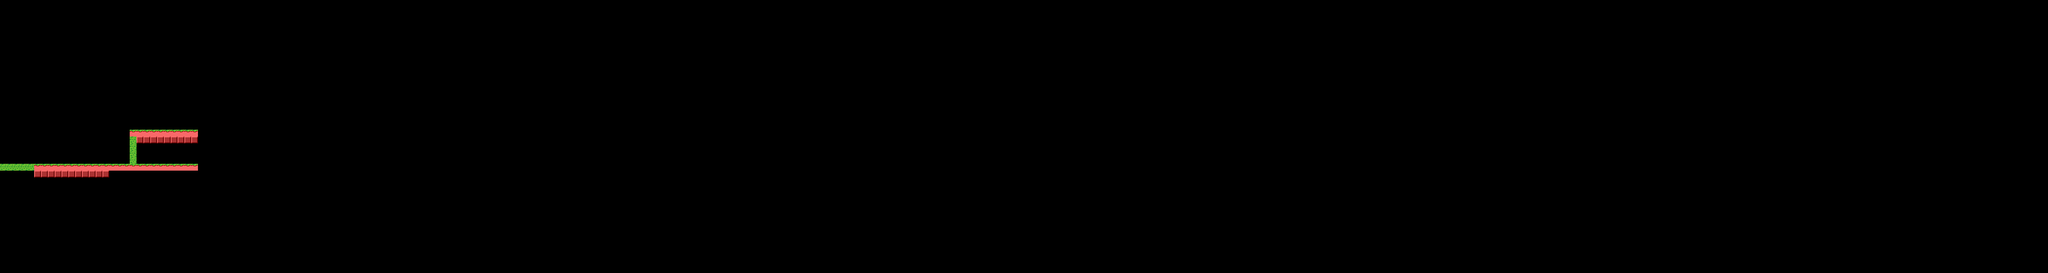

This game map was drawn from its Tiled (.tmx) file and the tilesets committed beside it. A one-line description and the trimmed map source follow:
An orthogonal 300x40 tile map with 16x16 px tiles, 1 tile layer (Tile Layer 1).

<map version="1.10" tiledversion="1.10.2" orientation="orthogonal" renderorder="right-down" width="300" height="40" tilewidth="16" tileheight="16" infinite="0" nextlayerid="3" nextobjectid="1">
 <tileset firstgid="1" source="tilesheet.tsx" />
 <layer id="1" name="Tile Layer 1" width="300" height="40">
  <data>[12000 cells, 63 non-empty, 3 distinct tile ids]</data>
 </layer>
</map>
